Frame 1 (no input): blank canvas, image omitted
Frame 60 (no input): blank canvas, image omitted
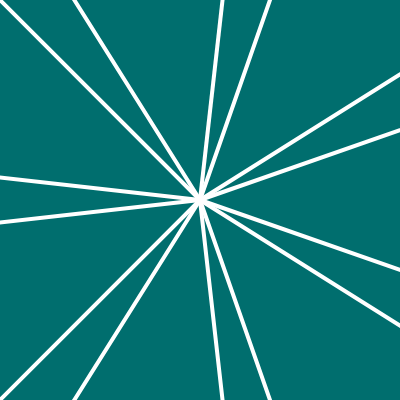
Frame 120 (the mouse pressed at the canvas centre since frame 60)

The p5.js sketch whose frames 1 and 60 were blank and that drew this single picture after the mouse press (run headless with seeded random() and noise() and a simulated clock; from frame 60 on, the mouse is pressed at the canvas centre):

// p5.js sketch
// ── sketch.js
let symmetry=7;
let angle=360/symmetry

function setup(){
  createCanvas(400,400);
  angleMode(DEGREES);
  background(0, 110, 110);
}
function draw(){
  translate(width/2,height/2);
  if (mouseX >0 && mouseX <width && mouseY>0 && mouseY<width){
   
    let lineStartX=mouseX-width/2
    let lineStartY=mouseY-height/2
    let lineEndX=pmouseX-width/2
    let lineEndY=pmouseY-height/2
    
    if(mouseIsPressed===true){
      for(let i=0;i<symmetry;i++){
      rotate(angle);
      stroke(255);
      strokeWeight(4);       
      line(lineStartX,lineStartY,lineEndX,lineEndY);
      
    push()
        scale(1,-1);
        line(lineStartX,lineStartY,lineEndX,lineEndY);
        pop()
  }
    }
  }
}
